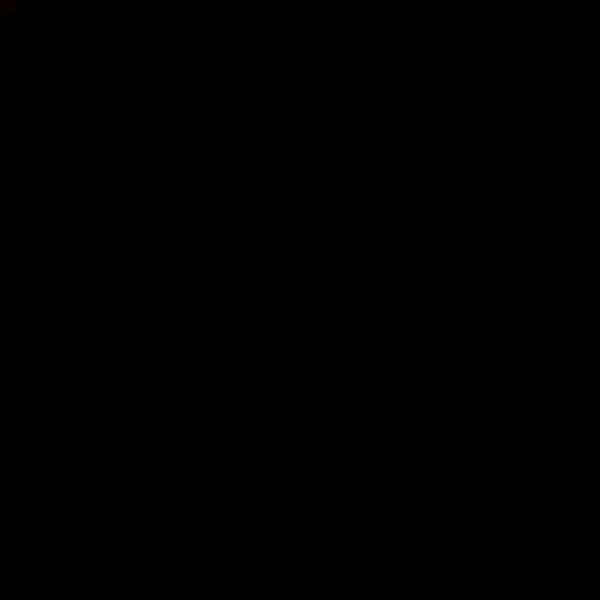
Frame 1 (no input)
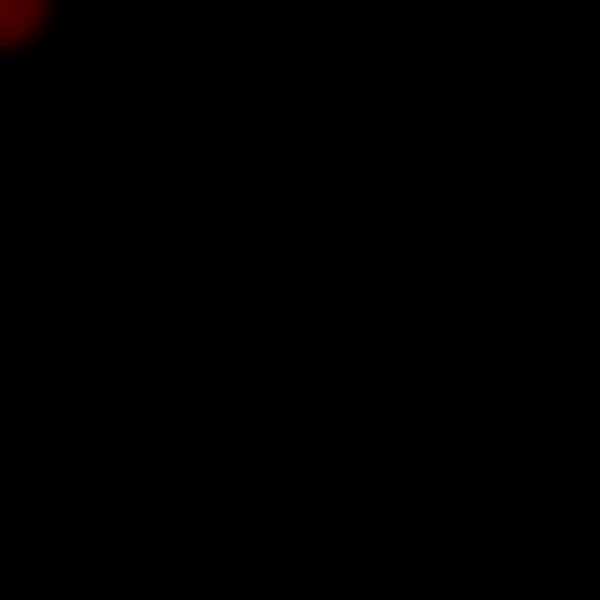
Frame 60 (the mouse pressed at the canvas centre just before this capture)
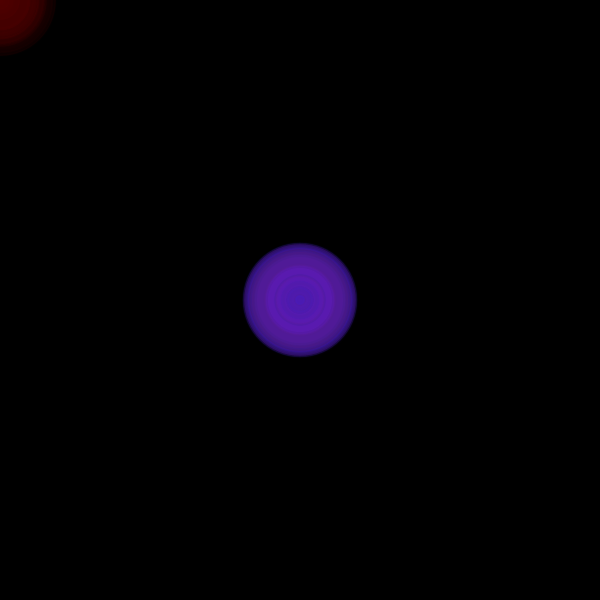
Frame 120 (the mouse held since frame 60 and released just before this capture)

The Processing sketch that drew these frames (run headless with seeded random() and noise(); from frame 60 on, the mouse is pressed at the canvas centre):

// Processing sketch: processing_95836
// ── processing_95836.pde

void setup()
{
  size (600, 600); // Size
  background(0); // Background color
  smooth(); // // Improve edge smoothness
}
void draw()
{
  float a=random(155); // Random size of circle
  float b=random(120); // Random size of circle
  stroke (a, random(mouseX/55, mouseY/55), random(mouseX/55, mouseY), 6); // Speed of ring radiation
  strokeWeight(2); // Outline
  fill(10, 158, 255); // Color
  fill(25, 8, 6); // Color
  fill (a, random(mouseX/10,mouseY/10), random(mouseX/10,mouseY), 25); // Color
  ellipse (mouseX, mouseY, b, b); // Shape
}
